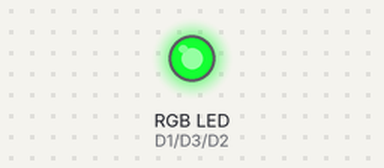
A sketch run on a simulated ESP8266 (NodeMCU). Shown: an RGB LED mixed from three pins (HIGH = lit).

Above: at 0.1 s.
Timing chart, 0 to 1.6 s (numbered marks = the images above):
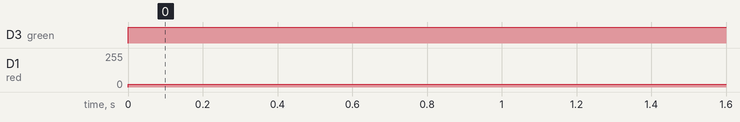

Measured:
- by itself, D3 (green): LOW → HIGH at 0.00 s
- by itself, D1 (red): 0/255 → 20/255 at 0.00 s

The sketch:

PWM_led_stip_control.ino
```cpp
//https://github.com/esp8266/Arduino/blob/master/doc/reference.md
int blue = D2;
int green = D3;// the pin that the LED is attached to
int red = D1;
//d0 = onboard red
//d4= onboard blue

// the setup routine runs once when you press reset:
void setup() {
  // declare pin 9 to be an output:
  analogWriteRange(255);
  pinMode(blue, OUTPUT);
  pinMode(red, OUTPUT);
  pinMode(green, OUTPUT);
}

// the loop routine runs over and over again forever:
void loop() {
// 0 = bright, 255 = none
  analogWrite(blue, 50);
  analogWrite(green, 255);
  analogWrite(red, 20);

}
```
